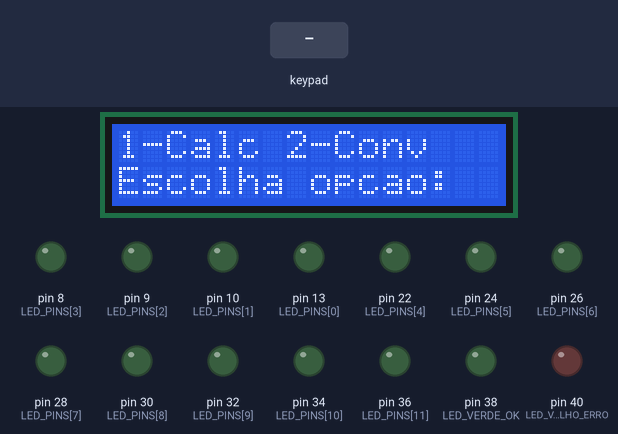
Simulated run of this sketch. Board: Arduino Mega 2560, built with avr-gcc and run on an emulated ATmega2560. Parts: 16×2 character LCD, output pins drawn as LEDs (lit = HIGH). The inputs (shaded band) are chosen by the test bench. What the sketch prints to the serial monitor is not drawn.

Above: at 3.3 s.
3.4 s: keypad keys 2 5 # pressed 0.4 s apart
At 5.5 s:
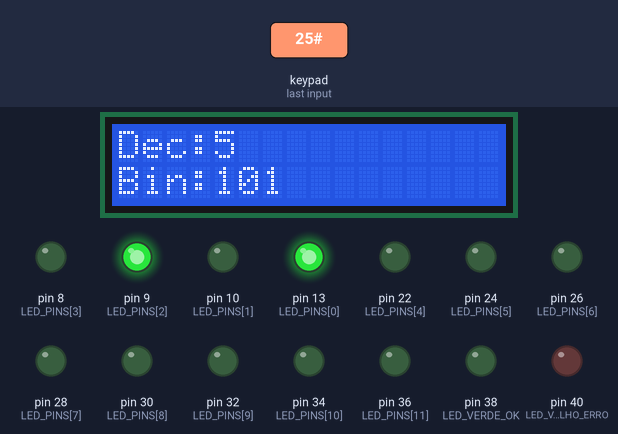
7.6 s: key '#' pressed
At 14.1 s:
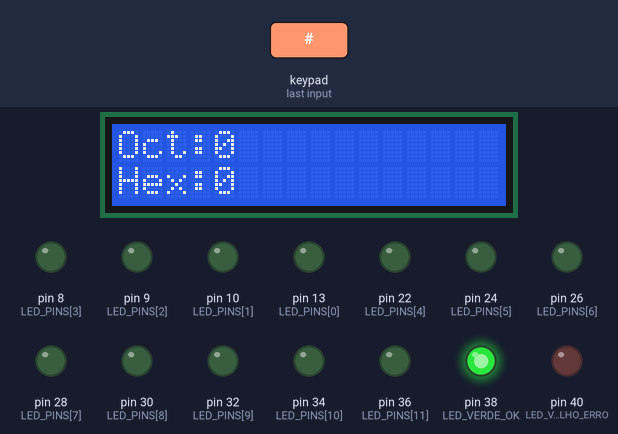
16.6 s: keypad keys 1 2 * pressed 0.4 s apart
At 18.0 s:
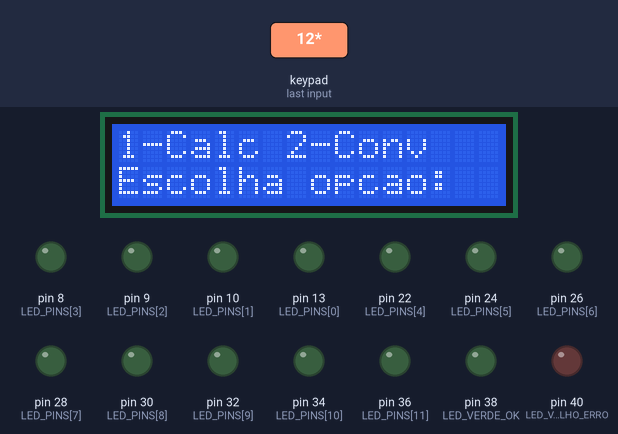
19.3 s: keypad keys 1 2 # pressed 0.4 s apart
At 21.1 s:
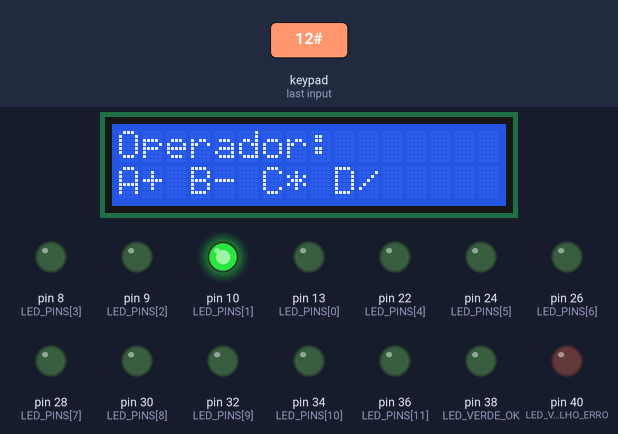
22.0 s: key 'C' pressed
At 22.8 s:
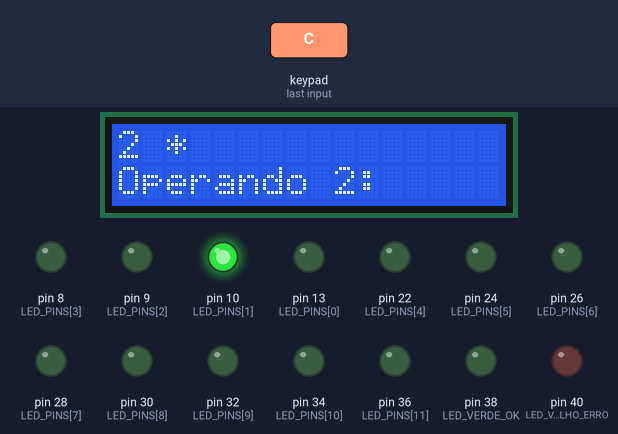
Timing chart, 0 to 24.5 s (numbered marks = the images above; inputs shaded):
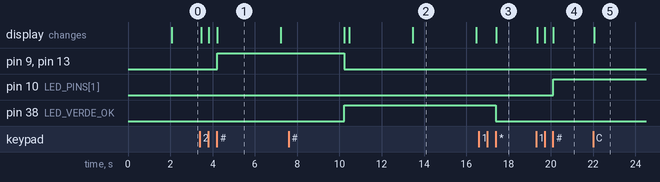

Measured:
- after the input at 3.4 s, pin 9 (LED_PINS[2]), pin 13 (LED_PINS[0]): LOW → HIGH after 0.82 s; the display: first changes after 0.06 s (image 1 shows a later state)
- after the input at 7.6 s, the display: first differs from a run without the input after 2.9 s (image 2 shows a later state)
- after the input at 16.6 s, pin 38 (LED_VERDE_OK): HIGH → LOW after 0.80 s; the display: changes after 0.82 s (image 3)
- after the input at 19.3 s, pin 10 (LED_PINS[1]): LOW → HIGH after 0.81 s; the display: first changes after 0.06 s (image 4 shows a later state)
- after the input at 22.0 s, the display: changes after 0.06 s (image 5)
- what the display in image 1 shows lasts 3.0 s, from 4.2 s to 7.2 s

The sketch:

calculadora_arduino__1_.ino
```cpp
/*
 * CALCULADORA ARITMÉTICA - ARDUINO
 * Arquitetura de Computadores
 *
 * Funcionalidades:
 * - Calculadora aritmética (adição, subtração, multiplicação, divisão)
 * - Conversão entre bases (decimal, binário, octal, hexadecimal)
 * - Display LCD 16x2 para interface
 * - Teclado 4x4 para entrada de dados
 * - LEDs para representação binária
 * - Tratamento de erros
 */

#include <LiquidCrystal.h>
#include <Keypad.h>

// ========== CONFIGURAÇÃO LCD ==========
// Pinos: RS, E, D4, D5, D6, D7
LiquidCrystal lcd(12, 11, 5, 4, 3, 2);

// ========== CONFIGURAÇÃO KEYPAD ==========
const byte ROWS = 4;
const byte COLS = 4;

char keys[ROWS][COLS] = {
  {'1', '2', '3', 'A'},
  {'4', '5', '6', 'B'},
  {'7', '8', '9', 'C'},
  {'*', '0', '#', 'D'}
};

byte rowPins[ROWS] = {A0, A1, A2, A3};
byte colPins[COLS] = {A4, A5, 6, 7};

Keypad keypad = Keypad(makeKeymap(keys), rowPins, colPins, ROWS, COLS);

// ========== CONFIGURAÇÃO LEDs ==========
// 12 LEDs para representação binária (12 bits)
const int LED_PINS[12] = {13, 10, 9, 8, 22, 24, 26, 28, 30, 32, 34, 36};
const int LED_VERDE_OK = 38;   // LED verde para operação OK
const int LED_VERMELHO_ERRO = 40; // LED vermelho para erro

// ========== VARIÁVEIS GLOBAIS ==========
enum Estado {
  MENU_PRINCIPAL,
  CALCULADORA,
  ENTRADA_OPERANDO1,
  ENTRADA_OPERADOR,
  ENTRADA_OPERANDO2,
  MOSTRA_RESULTADO,
  CONVERSAO_BASE,
  ENTRADA_NUMERO_CONV
};

Estado estadoAtual = MENU_PRINCIPAL;
int menuOpcao = 0;

// Variáveis da calculadora
long operando1 = 0;
long operando2 = 0;
char operador = ' ';
long resultado = 0;
bool erroAtivo = false;
String mensagemErro = "";
String entradaAtual = "";

// Constantes
const long MAX_VALOR = 4096;  // 2^12
const int MAX_BITS = 12;

// ========== SETUP ==========
void setup() {
  Serial.begin(9600);

  // Inicializar LCD
  lcd.begin(16, 2);
  lcd.clear();

  // Inicializar LEDs
  for (int i = 0; i < 12; i++) {
    pinMode(LED_PINS[i], OUTPUT);
    digitalWrite(LED_PINS[i], LOW);
  }
  pinMode(LED_VERDE_OK, OUTPUT);
  pinMode(LED_VERMELHO_ERRO, OUTPUT);

  // Mensagem inicial
  lcd.setCursor(0, 0);
  lcd.print("Calculadora AC");
  lcd.setCursor(0, 1);
  lcd.print("Inicializando...");
  delay(2000);

  mostrarMenuPrincipal();

  Serial.println("=== CALCULADORA ARDUINO ===");
  Serial.println("Sistema iniciado!");
}

// ========== LOOP PRINCIPAL ==========
void loop() {
  char tecla = keypad.getKey();

  if (tecla) {
    Serial.print("Tecla pressionada: ");
    Serial.println(tecla);
    processarTecla(tecla);
  }

  delay(50);
}

// ========== PROCESSAMENTO DE TECLAS ==========
void processarTecla(char tecla) {
  switch (estadoAtual) {
    case MENU_PRINCIPAL:
      processarMenuPrincipal(tecla);
      break;

    case ENTRADA_OPERANDO1:
      processarEntradaOperando1(tecla);
      break;

    case ENTRADA_OPERADOR:
      processarEntradaOperador(tecla);
      break;

    case ENTRADA_OPERANDO2:
      processarEntradaOperando2(tecla);
      break;

    case MOSTRA_RESULTADO:
      processarMostraResultado(tecla);
      break;

    case ENTRADA_NUMERO_CONV:
      processarEntradaNumeroConversao(tecla);
      break;
  }
}

// ========== MENU PRINCIPAL ==========
void mostrarMenuPrincipal() {
  lcd.clear();
  lcd.setCursor(0, 0);
  lcd.print("1-Calc 2-Conv");
  lcd.setCursor(0, 1);
  lcd.print("Escolha opcao:");

  estadoAtual = MENU_PRINCIPAL;
  limparLEDs();

  Serial.println("\n=== MENU PRINCIPAL ===");
  Serial.println("1 - Calculadora");
  Serial.println("2 - Conversao de Base");
}

void processarMenuPrincipal(char tecla) {
  if (tecla == '1') {
    iniciarCalculadora();
  } else if (tecla == '2') {
    iniciarConversaoBase();
  }
}

// ========== CALCULADORA ==========
void iniciarCalculadora() {
  lcd.clear();
  lcd.setCursor(0, 0);
  lcd.print("Operando 1:");
  lcd.setCursor(0, 1);

  entradaAtual = "";
  operando1 = 0;
  operando2 = 0;
  operador = ' ';
  resultado = 0;
  erroAtivo = false;

  estadoAtual = ENTRADA_OPERANDO1;

  Serial.println("\n=== CALCULADORA ===");
  Serial.println("Digite o primeiro operando (0-4095):");
}

void processarEntradaOperando1(char tecla) {
  if (tecla >= '0' && tecla <= '9') {
    if (entradaAtual.length() < 4) {
      entradaAtual += tecla;
      lcd.setCursor(0, 1);
      lcd.print("                ");
      lcd.setCursor(0, 1);
      lcd.print(entradaAtual);
    }
  } else if (tecla == '#') {
    // Confirmar entrada
    if (entradaAtual.length() > 0) {
      operando1 = entradaAtual.toInt();

      if (validarOperando(operando1)) {
        mostrarBinarioEmLEDs(operando1);
        pedirOperador();
      } else {
        mostrarErro("Operando invalido");
        delay(2000);
        iniciarCalculadora();
      }
    }
  } else if (tecla == '*') {
    // Voltar ao menu
    mostrarMenuPrincipal();
  } else if (tecla == 'C') {
    // Limpar entrada
    entradaAtual = "";
    lcd.setCursor(0, 1);
    lcd.print("                ");
  }
}

void pedirOperador() {
  lcd.clear();
  lcd.setCursor(0, 0);
  lcd.print("Operador:");
  lcd.setCursor(0, 1);
  lcd.print("A+ B- C* D/");

  estadoAtual = ENTRADA_OPERADOR;

  Serial.println("Operando 1: " + String(operando1));
  Serial.println("Escolha a operacao:");
  Serial.println("A = Adicao (+)");
  Serial.println("B = Subtracao (-)");
  Serial.println("C = Multiplicacao (*)");
  Serial.println("D = Divisao (/)");
}

void processarEntradaOperador(char tecla) {
  if (tecla == 'A' || tecla == 'B' || tecla == 'C' || tecla == 'D') {
    operador = tecla;

    lcd.clear();
    lcd.setCursor(0, 0);
    lcd.print(String(operando1) + " ");

    switch(operador) {
      case 'A': lcd.print("+"); break;
      case 'B': lcd.print("-"); break;
      case 'C': lcd.print("*"); break;
      case 'D': lcd.print("/"); break;
    }

    lcd.setCursor(0, 1);
    lcd.print("Operando 2:");

    entradaAtual = "";
    estadoAtual = ENTRADA_OPERANDO2;

    Serial.println("Operador selecionado");
    Serial.println("Digite o segundo operando:");
  } else if (tecla == '*') {
    iniciarCalculadora();
  }
}

void processarEntradaOperando2(char tecla) {
  if (tecla >= '0' && tecla <= '9') {
    if (entradaAtual.length() < 4) {
      entradaAtual += tecla;

      // Mostrar na segunda linha, após o label
      lcd.setCursor(12, 1);
      lcd.print("    ");
      lcd.setCursor(12, 1);
      lcd.print(entradaAtual);
    }
  } else if (tecla == '#') {
    if (entradaAtual.length() > 0) {
      operando2 = entradaAtual.toInt();

      if (validarOperando(operando2)) {
        calcularResultado();
      } else {
        mostrarErro("Operando invalido");
        delay(2000);
        iniciarCalculadora();
      }
    }
  } else if (tecla == '*') {
    pedirOperador();
  } else if (tecla == 'C') {
    entradaAtual = "";
    lcd.setCursor(12, 1);
    lcd.print("    ");
  }
}

void calcularResultado() {
  erroAtivo = false;

  // Verificar divisão por zero
  if (operador == 'D' && operando2 == 0) {
    mostrarErro("Divisao por zero");
    delay(2000);
    iniciarCalculadora();
    return;
  }

  // Realizar operação
  switch(operador) {
    case 'A':
      resultado = operando1 + operando2;
      break;
    case 'B':
      resultado = operando1 - operando2;
      break;
    case 'C':
      resultado = operando1 * operando2;
      break;
    case 'D':
      resultado = operando1 / operando2;
      break;
  }

  // Validar resultado
  if (resultado < 0) {
    mostrarErro("Resultado negativo");
    delay(2000);
    iniciarCalculadora();
    return;
  }

  if (resultado >= MAX_VALOR) {
    mostrarErro("Resultado > 4096");
    delay(2000);
    iniciarCalculadora();
    return;
  }

  mostrarResultado();
}

void mostrarResultado() {
  lcd.clear();
  lcd.setCursor(0, 0);
  lcd.print("Resultado:");
  lcd.setCursor(0, 1);
  lcd.print(String(resultado));

  // Acender LED verde
  digitalWrite(LED_VERDE_OK, HIGH);
  digitalWrite(LED_VERMELHO_ERRO, LOW);

  // Mostrar em binário nos LEDs
  mostrarBinarioEmLEDs(resultado);

  estadoAtual = MOSTRA_RESULTADO;

  Serial.println("\n=== RESULTADO ===");
  Serial.println("Decimal: " + String(resultado));
  Serial.println("Binario: " + converterParaBinario(resultado));
  Serial.println("Octal: " + converterParaOctal(resultado));
  Serial.println("Hexadecimal: " + converterParaHexadecimal(resultado));
  Serial.println("\nPressione # para ver conversoes");
  Serial.println("Pressione * para voltar ao menu");
}

void processarMostraResultado(char tecla) {
  if (tecla == '#') {
    mostrarConversoes(resultado);
  } else if (tecla == '*') {
    digitalWrite(LED_VERDE_OK, LOW);
    mostrarMenuPrincipal();
  }
}

void mostrarConversoes(long numero) {
  // Mostrar decimal e binário
  lcd.clear();
  lcd.setCursor(0, 0);
  lcd.print("Dec:" + String(numero));
  lcd.setCursor(0, 1);
  String bin = converterParaBinario(numero);
  if (bin.length() > 16) {
    lcd.print(bin.substring(0, 16));
  } else {
    lcd.print("Bin:" + bin);
  }

  delay(3000);

  // Mostrar octal e hexadecimal
  lcd.clear();
  lcd.setCursor(0, 0);
  lcd.print("Oct:" + converterParaOctal(numero));
  lcd.setCursor(0, 1);
  lcd.print("Hex:" + converterParaHexadecimal(numero));

  delay(3000);

  // Voltar para tela de resultado
  mostrarResultado();
}

// ========== CONVERSÃO DE BASE ==========
void iniciarConversaoBase() {
  lcd.clear();
  lcd.setCursor(0, 0);
  lcd.print("Numero decimal:");
  lcd.setCursor(0, 1);

  entradaAtual = "";
  estadoAtual = ENTRADA_NUMERO_CONV;

  Serial.println("\n=== CONVERSAO DE BASE ===");
  Serial.println("Digite um numero decimal (0-4095):");
}

void processarEntradaNumeroConversao(char tecla) {
  if (tecla >= '0' && tecla <= '9') {
    if (entradaAtual.length() < 4) {
      entradaAtual += tecla;
      lcd.setCursor(0, 1);
      lcd.print("                ");
      lcd.setCursor(0, 1);
      lcd.print(entradaAtual);
    }
  } else if (tecla == '#') {
    if (entradaAtual.length() > 0) {
      long numero = entradaAtual.toInt();

      if (validarOperando(numero)) {
        mostrarBinarioEmLEDs(numero);
        mostrarConversoes(numero);
      } else {
        mostrarErro("Numero invalido");
        delay(2000);
        iniciarConversaoBase();
      }
    }
  } else if (tecla == '*') {
    mostrarMenuPrincipal();
  } else if (tecla == 'C') {
    entradaAtual = "";
    lcd.setCursor(0, 1);
    lcd.print("                ");
  }
}

// ========== FUNÇÕES DE CONVERSÃO ==========
// Conversão para binário (desenvolvida de raiz)
String converterParaBinario(long numero) {
  if (numero == 0) return "0";

  String binario = "";
  long temp = numero;

  while (temp > 0) {
    if (temp % 2 == 0) {
      binario = "0" + binario;
    } else {
      binario = "1" + binario;
    }
    temp = temp / 2;
  }

  return binario;
}

// Conversão para octal (desenvolvida de raiz)
String converterParaOctal(long numero) {
  if (numero == 0) return "0";

  String octal = "";
  long temp = numero;

  while (temp > 0) {
    int resto = temp % 8;
    octal = String(resto) + octal;
    temp = temp / 8;
  }

  return octal;
}

// Conversão para hexadecimal (desenvolvida de raiz)
String converterParaHexadecimal(long numero) {
  if (numero == 0) return "0";

  String hex = "";
  long temp = numero;
  char hexChars[] = "0123456789ABCDEF";

  while (temp > 0) {
    int resto = temp % 16;
    hex = String(hexChars[resto]) + hex;
    temp = temp / 16;
  }

  return hex;
}

// ========== FUNÇÕES DE VALIDAÇÃO ==========
bool validarOperando(long numero) {
  return (numero >= 0 && numero < MAX_VALOR);
}

// ========== FUNÇÕES DE LEDS ==========
void mostrarBinarioEmLEDs(long numero) {
  // Mostrar número em binário nos 12 LEDs
  for (int i = 0; i < 12; i++) {
    int bit = (numero >> i) & 1;
    digitalWrite(LED_PINS[i], bit);
  }
}

void limparLEDs() {
  for (int i = 0; i < 12; i++) {
    digitalWrite(LED_PINS[i], LOW);
  }
  digitalWrite(LED_VERDE_OK, LOW);
  digitalWrite(LED_VERMELHO_ERRO, LOW);
}

// ========== FUNÇÕES DE ERRO ==========
void mostrarErro(String mensagem) {
  lcd.clear();
  lcd.setCursor(0, 0);
  lcd.print("ERRO:");
  lcd.setCursor(0, 1);
  lcd.print(mensagem);

  // Acender LED vermelho
  digitalWrite(LED_VERMELHO_ERRO, HIGH);
  digitalWrite(LED_VERDE_OK, LOW);

  // Piscar LEDs de erro
  for (int i = 0; i < 3; i++) {
    limparLEDs();
    delay(200);
    digitalWrite(LED_VERMELHO_ERRO, HIGH);
    delay(200);
  }

  Serial.println("ERRO: " + mensagem);
}
```
